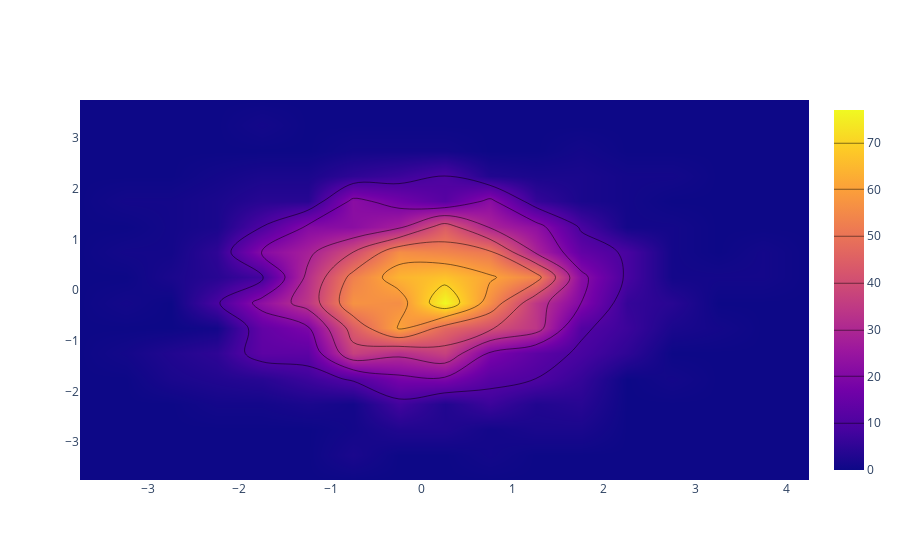

This figure's notebook cell:
### Code cell
import plotly.graph_objs as go
import numpy as np


x = np.random.randn(2000)
y = np.random.randn(2000)

iplot([go.Histogram2dcontour(x=x, y=y, contours=dict(coloring='heatmap'))])

### Figure 1 — Plotly figure (JSON) as saved in the notebook; plotly's stock layout.template omitted (floating-point values rounded to 4 significant figures; data arrays with more than 128 entries replaced by an {"elided": "..."} marker saying what was removed)
{"data": [{"contours": {"coloring": "heatmap"}, "type": "histogram2dcontour", "x": {"elided": "2000 float values"}, "y": {"elided": "2000 float values"}}], "layout": {}}
